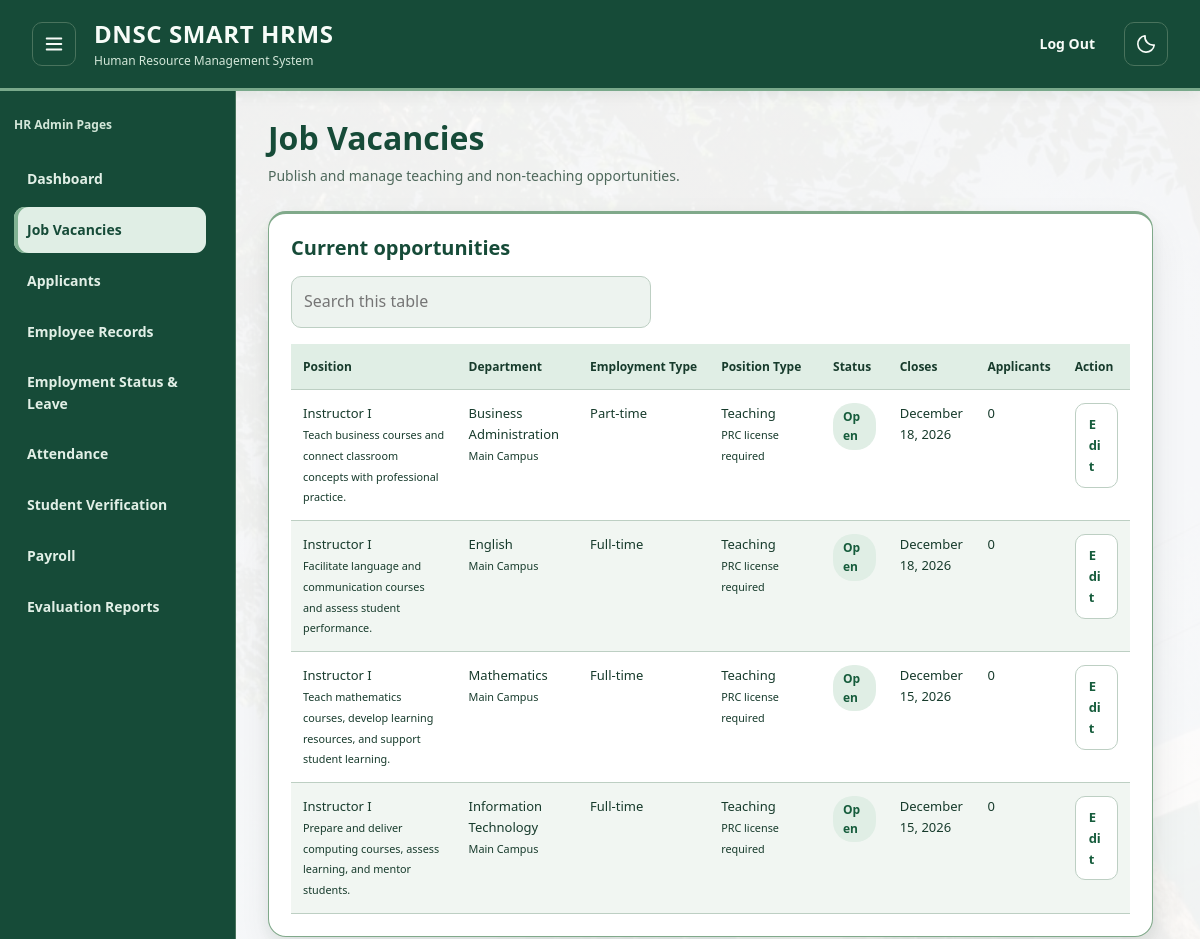
Before: /hr-admin/HR_Admin_Job_Vacancies.php (signed in, upper part) with the older database file.
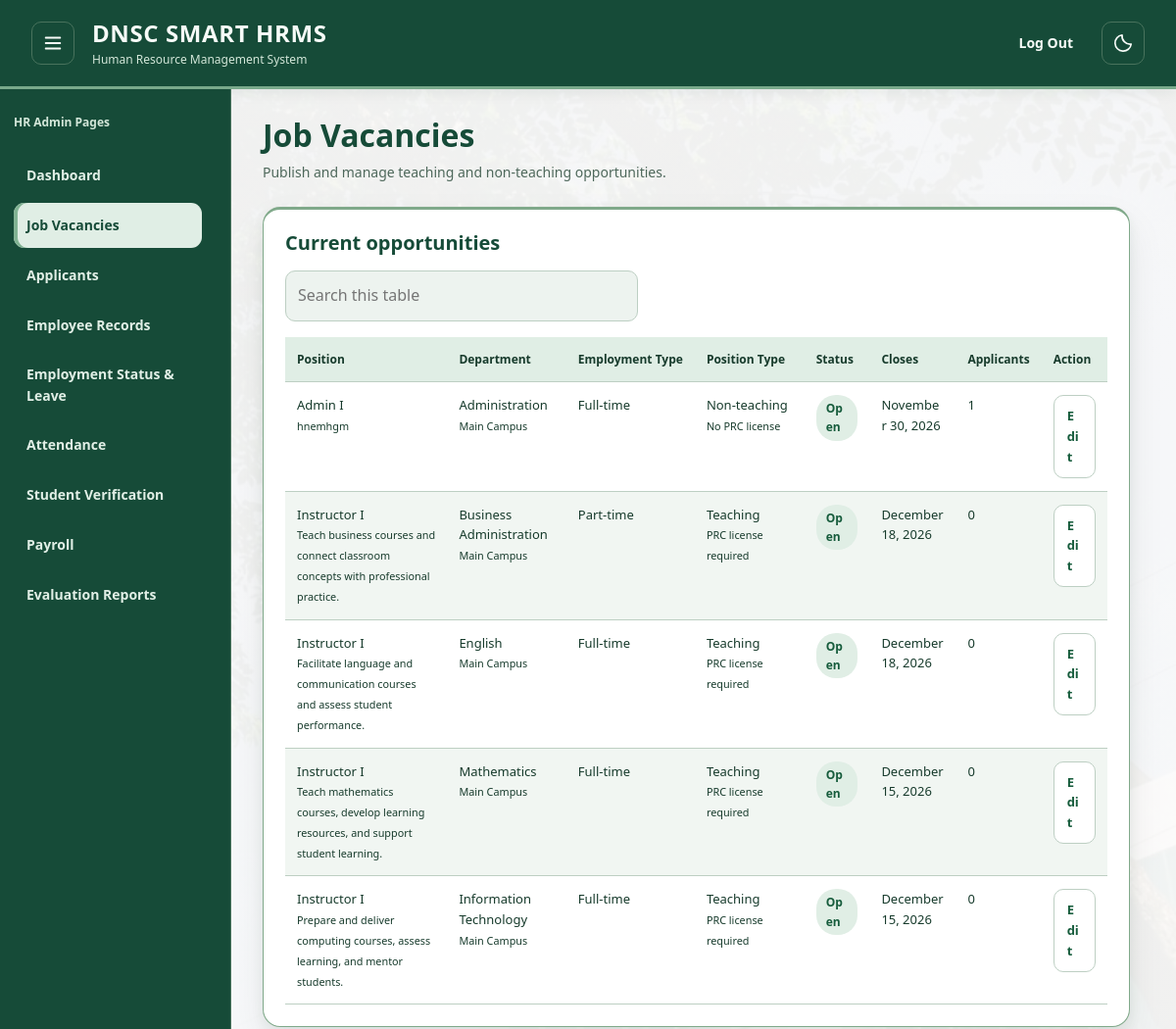
After: the same page with the newer database file.
### tables this page shows
CREATE TABLE `vacancies` (
  `id` bigint(20) NOT NULL,
  `department_id` bigint(20) NOT NULL,
  `title` varchar(100) NOT NULL,
  `employment_type` enum('Full-time','Part-time','Contract') DEFAULT 'Full-time',
  `is_teaching` tinyint(1) NOT NULL DEFAULT 1,
  `description` text NOT NULL,
  `closing_date` date NOT NULL,
  `status` enum('open','closed') DEFAULT 'open',
  `created_at` timestamp NOT NULL DEFAULT current_timestamp(),
  `updated_at` timestamp NOT NULL DEFAULT current_timestamp() ON UPDATE current_timestamp()
);

CREATE TABLE `departments` (
  `id` bigint(20) NOT NULL,
  `branch_id` bigint(20) NOT NULL,
  `department_name` varchar(100) NOT NULL,
  `created_at` timestamp NOT NULL DEFAULT current_timestamp(),
  `updated_at` timestamp NOT NULL DEFAULT current_timestamp() ON UPDATE current_timestamp()
);

CREATE TABLE `branches` (
  `id` bigint(20) NOT NULL,
  `branch_code` varchar(20) NOT NULL,
  `branch_name` varchar(100) NOT NULL,
  `address` varchar(255) DEFAULT NULL,
  `created_at` timestamp NOT NULL DEFAULT current_timestamp(),
  `updated_at` timestamp NOT NULL DEFAULT current_timestamp() ON UPDATE current_timestamp()
);

### hr-admin/HR_Admin_Job_Vacancies.php (the view, shortened to what the changed rows need)
<?php
$pdo = db();
function e($v): string
{
    return htmlspecialchars((string)$v, ENT_QUOTES, 'UTF-8');
}
$vacancies = $pdo->query(
    'SELECT v.id, v.title, v.description, v.employment_type, v.is_teaching, v.closing_date, v.status, v.created_at,
            d.department_name, b.branch_name,
            (SELECT COUNT(*) FROM applications a WHERE a.vacancy_id = v.id) AS applicants
       FROM vacancies v
       JOIN departments d ON d.id = v.department_id
       JOIN branches b    ON b.id = d.branch_id
      ORDER BY v.created_at DESC, v.id DESC'
)->fetchAll();
?>
<!doctype html>
<html lang="en" data-theme="light" data-ready="true">
<head>
    <link rel="stylesheet" href="../assets/navigation.css">
    <link rel="stylesheet" href="../assets/light-theme.css?v=20261028-unified-employee">
</head>
<body class="sidebar-shell">
    <div class="demo-layout hrms-layout">
        <main class="demo-main" id="main-content">
            <header class="demo-heading">
                <h1>Job Vacancies</h1>
            </header>
            <section class="demo-panel">
                <h2>Current opportunities</h2>
                <?php if (!$vacancies): ?>
                    <p>There are no vacancies yet. Create one below.</p>
                <?php else: ?>
                    <div class="demo-table-wrap">
                        <table>
                            <thead>
                                <tr>
                                    <th scope="col">Position</th>
                                    <th scope="col">Department</th>
                                    <th scope="col">Employment Type</th>
                                    <th scope="col">Position Type</th>
                                    <th scope="col">Status</th>
                                    <th scope="col">Closes</th>
                                    <th scope="col">Applicants</th>
                                    <th scope="col">Action</th>
                                </tr>
                            </thead>
                            <tbody>
                                <?php foreach ($vacancies as $v): ?>
                                    <tr>
                                        <td>
                                            <div><?= e($v['title'] ?? '') ?></div>
                                            <div><small><?= e(mb_strimwidth($v['description'] ?? '', 0, 90, '…')) ?></small></div>
                                        </td>
                                        <td>
                                            <div><?= e($v['department_name'] ?? 'General') ?></div>
                                            <div><small><?= e($v['branch_name'] ?? 'Main Campus') ?></small></div>
                                        </td>
                                        <td><?= e(ucfirst($v['employment_type'] ?? 'Full-time')) ?></td>
                                        <td>
                                            <div><?= (int)($v['is_teaching'] ?? 1) === 1 ? 'Teaching' : 'Non-teaching' ?></div>
                                            <div><small><?= (int)($v['is_teaching'] ?? 1) === 1 ? 'PRC license required' : 'No PRC license' ?></small></div>
                                        </td>
                                        <td><span class="demo-badge"><?= e(ucfirst($v['status'] ?? 'open')) ?></span></td>
                                        <?php $cd = (string)($v['closing_date'] ?? ''); $cdOk = $cd !== '' && $cd !== '0000-00-00'; ?>
                                        <td>
                                            <?php if (!$cdOk): ?>
                                                <div>Not set</div>
                                                <div><small>Hidden from applicants</small></div>
                                            <?php else: ?>
                                                <div><?= e(date('F j, Y', strtotime($cd))) ?></div>
                                            <?php endif; ?>
                                        </td>
                                        <td><?= (int)($v['applicants'] ?? 0) ?></td>
                                        <td><a class="demo-button" href="?edit=<?= (int)$v['id'] ?>#vacancy-form">Edit</a></td>
                                    </tr>
                                <?php endforeach; ?>
                            </tbody>
                        </table>
                    </div>
                <?php endif; ?>
            </section>
        </main>
    </div>
</body>
</html>

Changed rows visible on the page:
added vacancies: title "Admin I", description "hnemhgm", department.department_name "Administration", branches.branch_name "Main Campus", employment_type "Full-time", is_teaching "Non-teaching", status "Open", closing_date "November 30, 2026", applicants "1"
